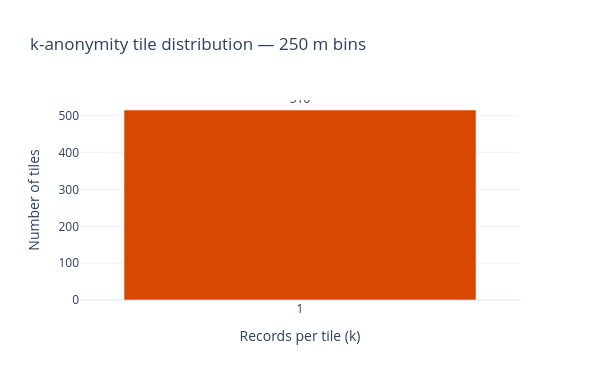

Write notebook code for a chart like this one.
### Markdown cell above
**Figure 15b.** Original incident locations coloured by tile k-anonymity at 250 m resolution.
Red circles are records whose encrypted tile (qxp, qyp) is unique in the dataset (k = 1):
an adversary who can map encrypted tile indices to geographic regions — for example by
submitting test records to the encode API — can locate these individuals precisely by tile
membership alone, without ever decrypting ct_resid. Blue circles share a tile with at
least one other record. At 250 m resolution the majority of tiles are singletons —
inadequate privacy for a stigmatised population.

### Code cell
# Figure 15c — k-anonymity tile-count distribution at 250 m
k_vals_250 = tile_counts_250["k"].clip(upper=10)
k_hist_250 = k_vals_250.value_counts().sort_index()

fig_15c = go.Figure(go.Bar(
    x=[str(k) if k < 10 else "10+" for k in k_hist_250.index],
    y=k_hist_250.values,
    marker_color=["#d94801" if k == 1 else "#2171b5" for k in k_hist_250.index],
    text=k_hist_250.values, textposition="outside",
))
fig_15c.update_layout(
    title="k-anonymity tile distribution — 250 m bins",
    xaxis_title="Records per tile (k)",
    yaxis_title="Number of tiles",
    template="plotly_white", height=380, width=600,
)
fig_15c.show()

### Figure 1 — Plotly figure (JSON) as saved in the notebook; plotly's stock layout.template omitted (floating-point values rounded to 4 significant figures)
{"data": [{"marker": {"color": ["#d94801"]}, "text": [516.0], "textposition": "outside", "type": "bar", "x": ["1"], "y": [516]}], "layout": {"height": 380, "title": {"text": "k-anonymity tile distribution — 250 m bins"}, "width": 600, "xaxis": {"title": {"text": "Records per tile (k)"}}, "yaxis": {"title": {"text": "Number of tiles"}}}}
